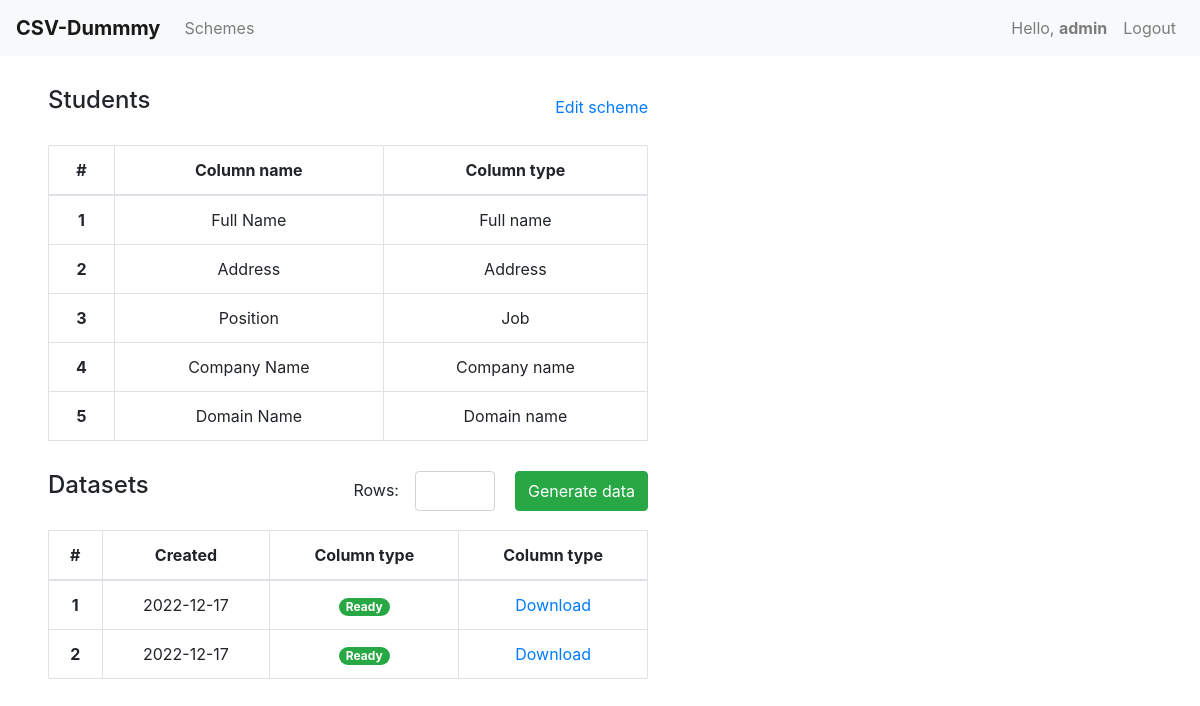
/scheme/47/ (signed in), run on the app's committed database.
### main/models.py (models this page shows, shortened)
class DataScheme(models.Model):
    scheme_id = models.AutoField(primary_key=True)
    modified = models.DateTimeField(auto_now_add=True)
    name = models.CharField(max_length=30)
    user = models.ForeignKey(Users, on_delete=models.CASCADE)

class DataSchemeColumn(models.Model):
    TYPES = (('Full name', 'Full name'), ('Job', 'Job'), ('Domain name', 'Domain name'), ('Company name', 'Company name'), ('Address', 'Address'))
    name = models.CharField(max_length=70)
    datatype = models.CharField(max_length=15, choices=TYPES)
    datascheme = models.ForeignKey(DataScheme, on_delete=models.CASCADE)

### main/views.py (the view)
# urls.py: path('scheme/<int:ID>/', views.viewScheme),
def viewScheme(request, ID):
    if request.session.get('username', 0) == 0:
        return redirect('/login')
    if is_ajax(request):
        rows = int(request.GET.get('rows', None))
        sleep(2)
        if rows is not None:
            dataset = DataSet(filename=f'scheme_{ID}-rows_{rows}.csv', datascheme=DataScheme.objects.get(scheme_id=ID))
            dataset.save()
            headers = [x.name for x in DataSchemeColumn.objects.filter(datascheme=DataScheme.objects.get(scheme_id=ID))]
            datatypes = [x.datatype for x in DataSchemeColumn.objects.filter(datascheme=DataScheme.objects.get(scheme_id=ID))]
            with open(f'datasets\scheme_{ID}-rows_{rows}.csv', 'w', newline='') as file:
                csvw = csv.writer(file)
                csvw.writerow(headers)
                for line in range(rows):
                    row = []
                    for datatype in datatypes:
                        if datatype == 'Full name':
                            row.append(faker.name())
                        if datatype == 'Job':
                            row.append(faker.job())
                        if datatype == 'Domain name':
                            row.append(faker.domain_name())
                        if datatype == 'Company name':
                            row.append(faker.company())
                        if datatype == 'Address':
                            row.append(faker.address())
                    csvw.writerow(row)
        return HttpResponse(f'scheme_{ID}-rows_{rows}.csv')
    else:
        curScheme = DataScheme.objects.get(scheme_id=ID)
        columns = []
        datasets = []
        cur = 1
        for schemeColumn in list(DataSchemeColumn.objects.filter(datascheme=curScheme)):
            columns.append({'cur': cur, 'name': schemeColumn.name, 'type': schemeColumn.datatype})
            cur += 1
        cur = 1
        for dataset in list(DataSet.objects.filter(datascheme=curScheme)):
            datasets.append({'cur': cur, 'filename': dataset.filename, 'modified': dataset.modified.strftime('%Y-%m-%d')})
            cur += 1
        return render(request, 'main/view-scheme.html', {'now': datetime.now().strftime('%Y-%m-%d'), 'username': request.session['username'], 'columns': columns, 'datasets': datasets, 'scheme_name': curScheme.name, 'scheme_id': curScheme.scheme_id})

### main/views.py (called while the page is built)
def is_ajax(request):
    return request.META.get('HTTP_X_REQUESTED_WITH') == 'XMLHttpRequest'

### main/templates/main/view-scheme.html (shortened to what this page needs)
{% extends 'main/layout.html' %}
{% block content %}
{% load static %}
<link rel="stylesheet" href="{% static 'main/styleDash.css' %}">
<nav class="navbar navbar-expand-md navbar-light bg-light">
    <a class="navbar-brand" href=""><b>CSV-Dummmy</b></a>
    <div class="collapse navbar-collapse" id="navbarNav">
        <ul class="navbar-nav mr-auto">
            <li class="nav-item">
                <a class="nav-link" href="/dashboard">Schemes</a>
            </li>
        </ul>
        <ul class="navbar-nav">
            <li class="nav-item">
                <a class="nav-link">Hello, <b>{{ username }}</b></a>
            </li>
            <li class="nav-item">
                <a class="nav-link" href="/logout">Logout</a>
            </li>
        </ul>
    </div>
</nav>
<div class="schemes2">
    <div style="display: flex; justify-content: space-between">
        <h4 style="margin-bottom: 30px;">{{ scheme_name }}</h4>
        <a style="margin-top: 9px" href="/scheme/{{ scheme_id }}/edit">Edit scheme</a>
    </div>
    <table class="table" style="margin-bottom: 30px">
    <thead>
        <tr>
        <th style="text-align: center;" scope="col">#</th>
        <th style="text-align: center;" scope="col">Column name</th>
        <th style="text-align: center;" scope="col">Column type</th>
        </tr>
    </thead>
    <tbody>
        {% for column in columns %}
        <tr>
            <th style="text-align: center;" scope="row">{{ column.cur }}</th>
            <td style="text-align: center;">{{ column.name }}</td>
            <td style="text-align: center;">{{ column.type }}</td>
        </tr>
        {% endfor %}
    </tbody>
    </table>
    <div style="display: flex; justify-content: space-between">
        <h4 style="margin-bottom: 30px;">Datasets</h4>
        <div style="display: flex">
            <span style="margin-top: 7px;">Rows:</span> &emsp; <input required style="width: 80px; height: 40px" id="rows" name="rows" type="number" min="0" class="form-control">
            <button style="margin-left: 20px; height: 40px" onClick="generate();" type="submit" class="btn btn-success">Generate data</button>
        </div>
    </div>
    <table class="table" style="margin-bottom: 30px">
        <thead>
            <tr>
            <th style="text-align: center;" scope="col">#</th>
            <th style="text-align: center;" scope="col">Created</th>
            <th style="text-align: center;" scope="col">Column type</th>
            <th style="text-align: center;" scope="col">Column type</th>
            </tr>
        </thead>
    <tbody>
        {% for dataset in datasets %}
        <tr>
            <th style="text-align: center;" scope="row">{{ dataset.cur }}</th>
            <td style="text-align: center;">{{ dataset.modified }}</td>
            <td style="text-align: center;">
                <span class="badge badge-pill badge-success">Ready</span>
            </td>
            <td style="text-align: center;"><a href="{% static dataset.filename %}" download>Download</a></td>
        </tr>
        {% endfor %}
    </tbody>
    </table>
</div>
{% endblock %}

### main/static/main/styleDash.css (style rules this page uses)
.navbar { color: #F7F7F9; }
th, td { border: 1px solid #DEE2E6; }
.schemes2 { max-width: 50%; margin-left: 4%; margin-top: 30px; }

### data on the page
DataScheme: name "Students"
DataSchemeColumn: name "Full Name", type "Full name"
DataSchemeColumn: name "Address", type "Address"
DataSchemeColumn: name "Position", type "Job"
DataSchemeColumn: name "Company Name", type "Company name"
DataSchemeColumn: name "Domain Name", type "Domain name"

### other printed values
{{ username }} "admin"
{{ column.cur }} "1" "2" "3" "4" "5"
{{ dataset.cur }} "1" "2"
{{ dataset.modified }} "2022-12-17" "2022-12-17"
